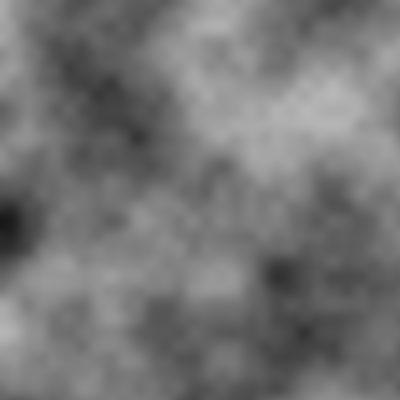
Frame 1 (no input)
Frame 60 (no input): identical to frame 1, image omitted
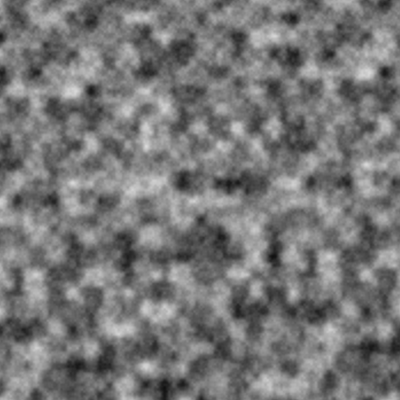
Frame 120 (the mouse pressed at the canvas centre since frame 60)

The p5.js sketch that drew these frames (run headless with seeded random() and noise() and a simulated clock; from frame 60 on, the mouse is pressed at the canvas centre):

// p5.js sketch
// ── sketch.js
/***********
* Uses 2D Perlin Noise
* and the Pixel array so that it loads much faster
*
* Use the mouseX position to change the noise increment
***********/

let incr = 0.01;

function setup() {
    createCanvas(400, 400);
}

function draw() {
    background(51);

    incr = map(mouseX, 0, width, 0.009, 0.1);

    loadPixels();

    let yOff = 0;
    for (let y = 0; y < height; y++) {
        let xOff = 0;
        yOff += incr;

        for (let x = 0; x < width; x++) {
            xOff += incr;
            let c = noise(xOff, yOff) * 255;

            // pixels array is laid out in a single row, not a grid
            // so to find the correct array index use this formula: x + y * width
            let index = (x + y * width);

            // pixels in p5js each have 4 array slots (r, g, b, a)
            // to account for each pixel we need to multiply by 4
            index *= 4;

            pixels[index] = c;
            pixels[index+1] = c;
            pixels[index+2] = c;
            pixels[index+3] = 255; // <----- index 3 controls pixel alpha
        }
    }
    updatePixels();
}
